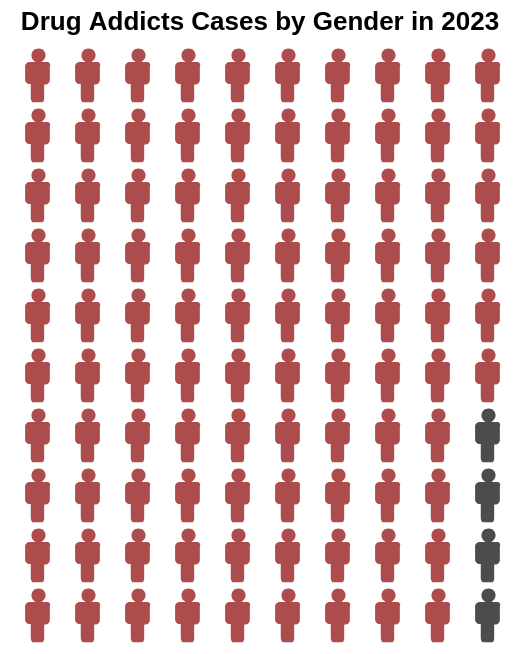

The specification (Vega-Lite) saved for this image:
### Vega-Lite specification from a JSON file in a GitHub repository (floating-point values rounded to 4 significant figures)
{"$schema": "https://vega.github.io/schema/vega-lite/v5.json", "title": "Drug Addicts Cases by Gender in 2023", "config": {"view": {"stroke": ""}}, "width": 250, "height": 300, "data": {"values": [{"id": 1, "gender": "Male"}, {"id": 2, "gender": "Male"}, {"id": 3, "gender": "Male"}, {"id": 4, "gender": "Male"}, {"id": 5, "gender": "Male"}, {"id": 6, "gender": "Male"}, {"id": 7, "gender": "Male"}, {"id": 8, "gender": "Male"}, {"id": 9, "gender": "Male"}, {"id": 10, "gender": "Male"}, {"id": 11, "gender": "Male"}, {"id": 12, "gender": "Male"}, {"id": 13, "gender": "Male"}, {"id": 14, "gender": "Male"}, {"id": 15, "gender": "Male"}, {"id": 16, "gender": "Male"}, {"id": 17, "gender": "Male"}, {"id": 18, "gender": "Male"}, {"id": 19, "gender": "Male"}, {"id": 20, "gender": "Male"}, {"id": 21, "gender": "Male"}, {"id": 22, "gender": "Male"}, {"id": 23, "gender": "Male"}, {"id": 24, "gender": "Male"}, {"id": 25, "gender": "Male"}, {"id": 26, "gender": "Male"}, {"id": 27, "gender": "Male"}, {"id": 28, "gender": "Male"}, {"id": 29, "gender": "Male"}, {"id": 30, "gender": "Male"}, {"id": 31, "gender": "Male"}, {"id": 32, "gender": "Male"}, {"id": 33, "gender": "Male"}, {"id": 34, "gender": "Male"}, {"id": 35, "gender": "Male"}, {"id": 36, "gender": "Male"}, {"id": 37, "gender": "Male"}, {"id": 38, "gender": "Male"}, {"id": 39, "gender": "Male"}, {"id": 40, "gender": "Male"}, {"id": 41, "gender": "Male"}, {"id": 42, "gender": "Male"}, {"id": 43, "gender": "Male"}, {"id": 44, "gender": "Male"}, {"id": 45, "gender": "Male"}, {"id": 46, "gender": "Male"}, {"id": 47, "gender": "Male"}, {"id": 48, "gender": "Male"}, {"id": 49, "gender": "Male"}, {"id": 50, "gender": "Male"}, {"id": 51, "gender": "Male"}, {"id": 52, "gender": "Male"}, {"id": 53, "gender": "Male"}, {"id": 54, "gender": "Male"}, {"id": 55, "gender": "Male"}, {"id": 56, "gender": "Male"}, {"id": 57, "gender": "Male"}, {"id": 58, "gender": "Male"}, {"id": 59, "gender": "Male"}, {"id": 60, "gender": "Male"}, {"id": 61, "gender": "Male"}, {"id": 62, "gender": "Male"}, {"id": 63, "gender": "Male"}, {"id": 64, "gender": "Male"}, {"id": 65, "gender": "Male"}, {"id": 66, "gender": "Male"}, {"id": 67, "gender": "Male"}, {"id": 68, "gender": "Male"}, {"id": 69, "gender": "Male"}, {"id": 70, "gender": "Male"}, {"id": 71, "gender": "Male"}, {"id": 72, "gender": "Male"}, {"id": 73, "gender": "Male"}, {"id": 74, "gender": "Male"}, {"id": 75, "gender": "Male"}, {"id": 76, "gender": "Male"}, {"id": 77, "gender": "Male"}, {"id": 78, "gender": "Male"}, {"id": 79, "gender": "Male"}, {"id": 80, "gender": "Male"}, {"id": 81, "gender": "Male"}, {"id": 82, "gender": "Male"}, {"id": 83, "gender": "Male"}, {"id": 84, "gender": "Male"}, {"id": 85, "gender": "Male"}, {"id": 86, "gender": "Male"}, {"id": 87, "gender": "Male"}, {"id": 88, "gender": "Male"}, {"id": 89, "gender": "Male"}, {"id": 90, "gender": "Male"}, {"id": 91, "gender": "Male"}, {"id": 92, "gender": "Male"}, {"id": 93, "gender": "Male"}, {"id": 94, "gender": "Male"}, {"id": 95, "gender": "Male"}, {"id": 96, "gender": "Male"}, {"id": 97, "gender": "Female"}, {"id": 98, "gender": "Female"}, {"id": 99, "gender": "Female"}, {"id": 100, "gender": "Female"}]}, "transform": [{"calculate": "ceil (datum.id/10)", "as": "col"}, {"calculate": "datum.id - datum.col*10", "as": "row"}], "mark": {"type": "point", "filled": true}, "encoding": {"x": {"field": "col", "type": "ordinal", "axis": null}, "y": {"field": "row", "type": "ordinal", "axis": null}, "shape": {"value": "M1.7 -1.7h-0.8c0.3 -0.2 0.6 -0.5 0.6 -0.9c0 -0.6 -0.4 -1 -1 -1c-0.6 0 -1 0.4 -1 1c0 0.4 0.2 0.7 0.6 0.9h-0.8c-0.4 0 -0.7 0.3 -0.7 0.6v1.9c0 0.3 0.3 0.6 0.6 0.6h0.2c0 0 0 0.1 0 0.1v1.9c0 0.3 0.2 0.6 0.3 0.6h1.3c0.2 0 0.3 -0.3 0.3 -0.6v-1.8c0 0 0 -0.1 0 -0.1h0.2c0.3 0 0.6 -0.3 0.6 -0.6v-2c0.2 -0.3 -0.1 -0.6 -0.4 -0.6z"}, "color": {"field": "gender", "type": "nominal", "scale": {"domain": ["Male", "Female"], "range": ["darkred", "black"]}, "legend": null}, "size": {"value": 50}}, "params": [{"name": "highlight", "select": "interval"}]}
